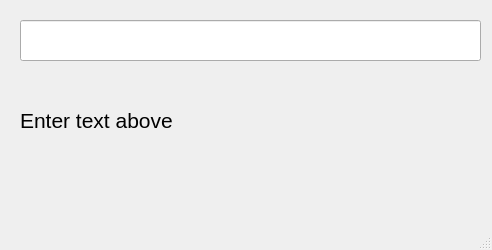
<?xml version="1.0" encoding="UTF-8"?>
<ui version="4.0">
 <class>MainWindow</class>
 <widget class="QMainWindow" name="MainWindow">
  <property name="geometry">
   <rect>
    <x>0</x>
    <y>0</y>
    <width>492</width>
    <height>250</height>
   </rect>
  </property>
  <property name="windowTitle">
   <string>MainWindow</string>
  </property>
  <widget class="QWidget" name="centralwidget">
   <widget class="QLineEdit" name="lineEdit">
    <property name="geometry">
     <rect>
      <x>20</x>
      <y>20</y>
      <width>461</width>
      <height>41</height>
     </rect>
    </property>
   </widget>
   <widget class="QLabel" name="label">
    <property name="geometry">
     <rect>
      <x>20</x>
      <y>100</y>
      <width>451</width>
      <height>41</height>
     </rect>
    </property>
    <property name="font">
     <font>
      <pointsize>16</pointsize>
     </font>
    </property>
    <property name="text">
     <string>Enter text above</string>
    </property>
   </widget>
  </widget>
  <widget class="QMenuBar" name="menubar">
   <property name="geometry">
    <rect>
     <x>0</x>
     <y>0</y>
     <width>492</width>
     <height>33</height>
    </rect>
   </property>
  </widget>
  <widget class="QStatusBar" name="statusbar"/>
 </widget>
 <resources/>
 <connections/>
</ui>
